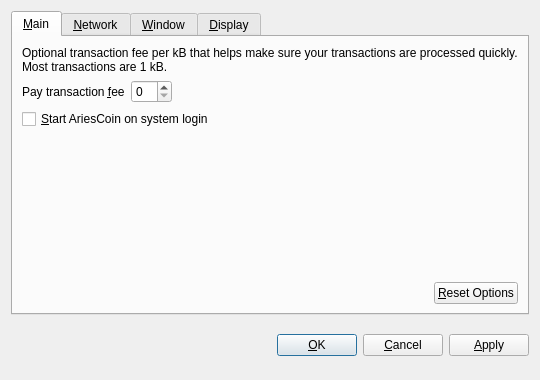
<?xml version="1.0" encoding="UTF-8"?>
<ui version="4.0">
 <class>OptionsDialog</class>
 <widget class="QDialog" name="OptionsDialog">
  <property name="geometry">
   <rect>
    <x>0</x>
    <y>0</y>
    <width>540</width>
    <height>380</height>
   </rect>
  </property>
  <property name="windowTitle">
   <string>Options</string>
  </property>
  <property name="modal">
   <bool>true</bool>
  </property>
  <layout class="QVBoxLayout" name="verticalLayout">
   <item>
    <widget class="QTabWidget" name="tabWidget">
     <property name="tabPosition">
      <enum>QTabWidget::North</enum>
     </property>
     <property name="currentIndex">
      <number>0</number>
     </property>
     <widget class="QWidget" name="tabMain">
      <attribute name="title">
       <string>&amp;Main</string>
      </attribute>
      <layout class="QVBoxLayout" name="verticalLayout_Main">
       <item>
        <widget class="QLabel" name="transactionFeeInfoLabel">
         <property name="text">
          <string>Optional transaction fee per kB that helps make sure your transactions are processed quickly. Most transactions are 1 kB.</string>
         </property>
         <property name="textFormat">
          <enum>Qt::PlainText</enum>
         </property>
         <property name="wordWrap">
          <bool>true</bool>
         </property>
        </widget>
       </item>
       <item>
        <layout class="QHBoxLayout" name="horizontalLayout_1_Main">
         <item>
          <widget class="QLabel" name="transactionFeeLabel">
           <property name="text">
            <string>Pay transaction &amp;fee</string>
           </property>
           <property name="textFormat">
            <enum>Qt::PlainText</enum>
           </property>
           <property name="buddy">
            <cstring>transactionFee</cstring>
           </property>
          </widget>
         </item>
         <item>
          <widget class="BitcoinAmountField" name="transactionFee"/>
         </item>
         <item>
          <spacer name="horizontalSpacer_1_Main">
           <property name="orientation">
            <enum>Qt::Horizontal</enum>
           </property>
           <property name="sizeHint" stdset="0">
            <size>
             <width>40</width>
             <height>20</height>
            </size>
           </property>
          </spacer>
         </item>
        </layout>
       </item>
       <item>
        <widget class="QCheckBox" name="bitcoinAtStartup">
         <property name="toolTip">
          <string>Automatically start AriesCoin after logging in to the system.</string>
         </property>
         <property name="text">
          <string>&amp;Start AriesCoin on system login</string>
         </property>
        </widget>
       </item>
       <item>
        <spacer name="verticalSpacer_Main">
         <property name="orientation">
          <enum>Qt::Vertical</enum>
         </property>
         <property name="sizeHint" stdset="0">
          <size>
           <width>20</width>
           <height>40</height>
          </size>
         </property>
        </spacer>
       </item>
       <item>
        <layout class="QHBoxLayout" name="horizontalLayout_2_Main">
         <item>
          <spacer name="horizontalSpacer_2_Main">
           <property name="orientation">
            <enum>Qt::Horizontal</enum>
           </property>
           <property name="sizeHint" stdset="0">
            <size>
             <width>40</width>
             <height>20</height>
            </size>
           </property>
          </spacer>
         </item>
         <item>
          <widget class="QPushButton" name="resetButton">
           <property name="toolTip">
            <string>Reset all client options to default.</string>
           </property>
           <property name="text">
            <string>&amp;Reset Options</string>
           </property>
           <property name="autoDefault">
            <bool>false</bool>
           </property>
          </widget>
         </item>
        </layout>
       </item>
      </layout>
     </widget>
     <widget class="QWidget" name="tabNetwork">
      <attribute name="title">
       <string>&amp;Network</string>
      </attribute>
      <layout class="QVBoxLayout" name="verticalLayout_Network">
       <item>
        <widget class="QCheckBox" name="mapPortUpnp">
         <property name="toolTip">
          <string>Automatically open the AriesCoin client port on the router. This only works when your router supports UPnP and it is enabled.</string>
         </property>
         <property name="text">
          <string>Map port using &amp;UPnP</string>
         </property>
        </widget>
       </item>
       <item>
        <widget class="QCheckBox" name="connectSocks">
         <property name="toolTip">
          <string>Connect to the AriesCoin network through a SOCKS proxy (e.g. when connecting through Tor).</string>
         </property>
         <property name="text">
          <string>&amp;Connect through SOCKS proxy:</string>
         </property>
        </widget>
       </item>
       <item>
        <layout class="QHBoxLayout" name="horizontalLayout_Network">
         <item>
          <widget class="QLabel" name="proxyIpLabel">
           <property name="text">
            <string>Proxy &amp;IP:</string>
           </property>
           <property name="textFormat">
            <enum>Qt::PlainText</enum>
           </property>
           <property name="buddy">
            <cstring>proxyIp</cstring>
           </property>
          </widget>
         </item>
         <item>
          <widget class="QValidatedLineEdit" name="proxyIp">
           <property name="maximumSize">
            <size>
             <width>140</width>
             <height>16777215</height>
            </size>
           </property>
           <property name="toolTip">
            <string>IP address of the proxy (e.g. 127.0.0.1)</string>
           </property>
          </widget>
         </item>
         <item>
          <widget class="QLabel" name="proxyPortLabel">
           <property name="text">
            <string>&amp;Port:</string>
           </property>
           <property name="textFormat">
            <enum>Qt::PlainText</enum>
           </property>
           <property name="buddy">
            <cstring>proxyPort</cstring>
           </property>
          </widget>
         </item>
         <item>
          <widget class="QLineEdit" name="proxyPort">
           <property name="maximumSize">
            <size>
             <width>55</width>
             <height>16777215</height>
            </size>
           </property>
           <property name="toolTip">
            <string>Port of the proxy (e.g. 9050)</string>
           </property>
          </widget>
         </item>
         <item>
          <widget class="QLabel" name="socksVersionLabel">
           <property name="text">
            <string>SOCKS &amp;Version:</string>
           </property>
           <property name="textFormat">
            <enum>Qt::PlainText</enum>
           </property>
           <property name="buddy">
            <cstring>socksVersion</cstring>
           </property>
          </widget>
         </item>
         <item>
          <widget class="QValueComboBox" name="socksVersion">
           <property name="toolTip">
            <string>SOCKS version of the proxy (e.g. 5)</string>
           </property>
          </widget>
         </item>
         <item>
          <spacer name="horizontalSpacer_Network">
           <property name="orientation">
            <enum>Qt::Horizontal</enum>
           </property>
           <property name="sizeHint" stdset="0">
            <size>
             <width>40</width>
             <height>20</height>
            </size>
           </property>
          </spacer>
         </item>
        </layout>
       </item>
       <item>
        <spacer name="verticalSpacer_Network">
         <property name="orientation">
          <enum>Qt::Vertical</enum>
         </property>
         <property name="sizeHint" stdset="0">
          <size>
           <width>20</width>
           <height>40</height>
          </size>
         </property>
        </spacer>
       </item>
      </layout>
     </widget>
     <widget class="QWidget" name="tabWindow">
      <attribute name="title">
       <string>&amp;Window</string>
      </attribute>
      <layout class="QVBoxLayout" name="verticalLayout_Window">
       <item>
        <widget class="QCheckBox" name="minimizeToTray">
         <property name="toolTip">
          <string>Show only a tray icon after minimizing the window.</string>
         </property>
         <property name="text">
          <string>&amp;Minimize to the tray instead of the taskbar</string>
         </property>
        </widget>
       </item>
       <item>
        <widget class="QCheckBox" name="minimizeOnClose">
         <property name="toolTip">
          <string>Minimize instead of exit the application when the window is closed. When this option is enabled, the application will be closed only after selecting Quit in the menu.</string>
         </property>
         <property name="text">
          <string>M&amp;inimize on close</string>
         </property>
        </widget>
       </item>
       <item>
        <spacer name="verticalSpacer_Window">
         <property name="orientation">
          <enum>Qt::Vertical</enum>
         </property>
         <property name="sizeHint" stdset="0">
          <size>
           <width>20</width>
           <height>40</height>
          </size>
         </property>
        </spacer>
       </item>
      </layout>
     </widget>
     <widget class="QWidget" name="tabDisplay">
      <attribute name="title">
       <string>&amp;Display</string>
      </attribute>
      <layout class="QVBoxLayout" name="verticalLayout_Display">
       <item>
        <layout class="QHBoxLayout" name="horizontalLayout_1_Display">
         <item>
          <widget class="QLabel" name="langLabel">
           <property name="text">
            <string>User Interface &amp;language:</string>
           </property>
           <property name="textFormat">
            <enum>Qt::PlainText</enum>
           </property>
           <property name="buddy">
            <cstring>lang</cstring>
           </property>
          </widget>
         </item>
         <item>
          <widget class="QValueComboBox" name="lang">
           <property name="toolTip">
            <string>The user interface language can be set here. This setting will take effect after restarting AriesCoin.</string>
           </property>
          </widget>
         </item>
        </layout>
       </item>
       <item>
        <layout class="QHBoxLayout" name="horizontalLayout_2_Display">
         <item>
          <widget class="QLabel" name="unitLabel">
           <property name="text">
            <string>&amp;Unit to show amounts in:</string>
           </property>
           <property name="textFormat">
            <enum>Qt::PlainText</enum>
           </property>
           <property name="buddy">
            <cstring>unit</cstring>
           </property>
          </widget>
         </item>
         <item>
          <widget class="QValueComboBox" name="unit">
           <property name="toolTip">
            <string>Choose the default subdivision unit to show in the interface and when sending coins.</string>
           </property>
          </widget>
         </item>
        </layout>
       </item>
       <item>
        <widget class="QCheckBox" name="displayAddresses">
         <property name="toolTip">
          <string>Whether to show AriesCoin addresses in the transaction list or not.</string>
         </property>
         <property name="text">
          <string>&amp;Display addresses in transaction list</string>
         </property>
        </widget>
       </item>
       <item>
        <spacer name="verticalSpacer_Display">
         <property name="orientation">
          <enum>Qt::Vertical</enum>
         </property>
         <property name="sizeHint" stdset="0">
          <size>
           <width>20</width>
           <height>40</height>
          </size>
         </property>
        </spacer>
       </item>
      </layout>
     </widget>
    </widget>
   </item>
   <item>
    <layout class="QHBoxLayout" name="horizontalLayout_Buttons">
     <item>
      <spacer name="horizontalSpacer_1">
       <property name="orientation">
        <enum>Qt::Horizontal</enum>
       </property>
       <property name="sizeHint" stdset="0">
        <size>
         <width>40</width>
         <height>48</height>
        </size>
       </property>
      </spacer>
     </item>
     <item>
      <widget class="QLabel" name="statusLabel">
       <property name="font">
        <font>
         <weight>75</weight>
         <bold>true</bold>
        </font>
       </property>
       <property name="text">
        <string/>
       </property>
       <property name="textFormat">
        <enum>Qt::PlainText</enum>
       </property>
       <property name="wordWrap">
        <bool>true</bool>
       </property>
      </widget>
     </item>
     <item>
      <spacer name="horizontalSpacer_2">
       <property name="orientation">
        <enum>Qt::Horizontal</enum>
       </property>
       <property name="sizeHint" stdset="0">
        <size>
         <width>40</width>
         <height>48</height>
        </size>
       </property>
      </spacer>
     </item>
     <item>
      <widget class="QPushButton" name="okButton">
       <property name="text">
        <string>&amp;OK</string>
       </property>
      </widget>
     </item>
     <item>
      <widget class="QPushButton" name="cancelButton">
       <property name="text">
        <string>&amp;Cancel</string>
       </property>
       <property name="autoDefault">
        <bool>false</bool>
       </property>
      </widget>
     </item>
     <item>
      <widget class="QPushButton" name="applyButton">
       <property name="text">
        <string>&amp;Apply</string>
       </property>
       <property name="autoDefault">
        <bool>false</bool>
       </property>
      </widget>
     </item>
    </layout>
   </item>
  </layout>
 </widget>
 <customwidgets>
  <customwidget>
   <class>BitcoinAmountField</class>
   <extends>QSpinBox</extends>
   <header>bitcoinamountfield.h</header>
  </customwidget>
  <customwidget>
   <class>QValueComboBox</class>
   <extends>QComboBox</extends>
   <header>qvaluecombobox.h</header>
  </customwidget>
  <customwidget>
   <class>QValidatedLineEdit</class>
   <extends>QLineEdit</extends>
   <header>qvalidatedlineedit.h</header>
  </customwidget>
 </customwidgets>
 <resources/>
 <connections/>
</ui>
